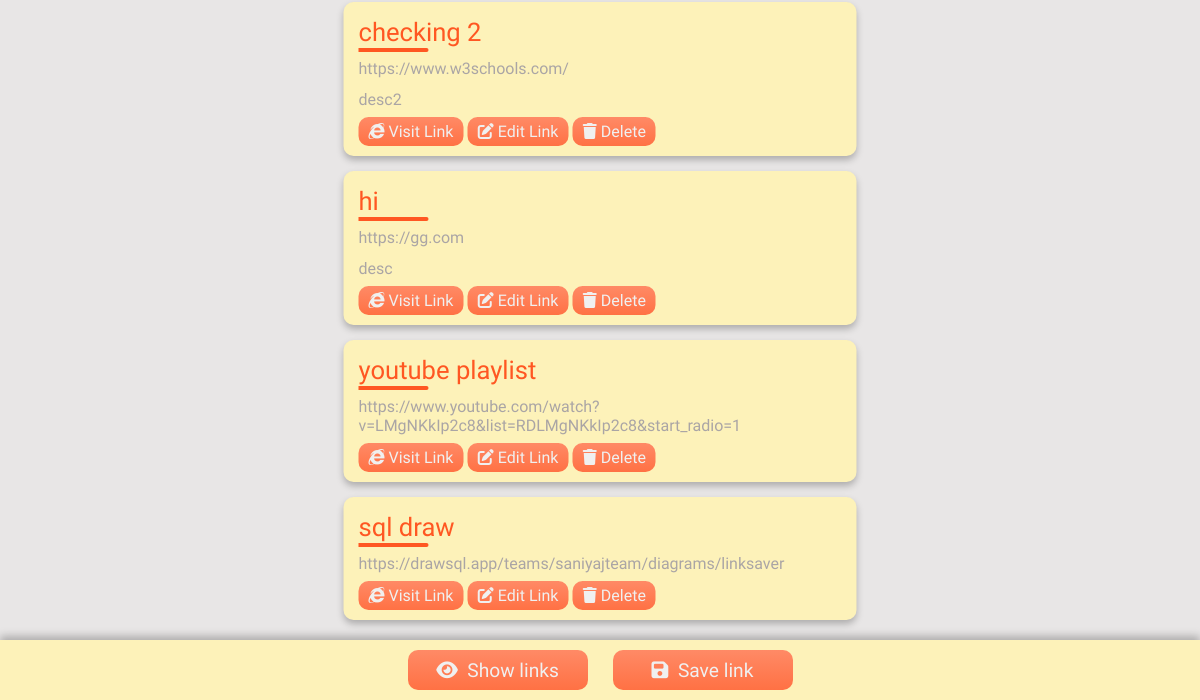
The page / (signed in, lower part) on the database as committed earlier.
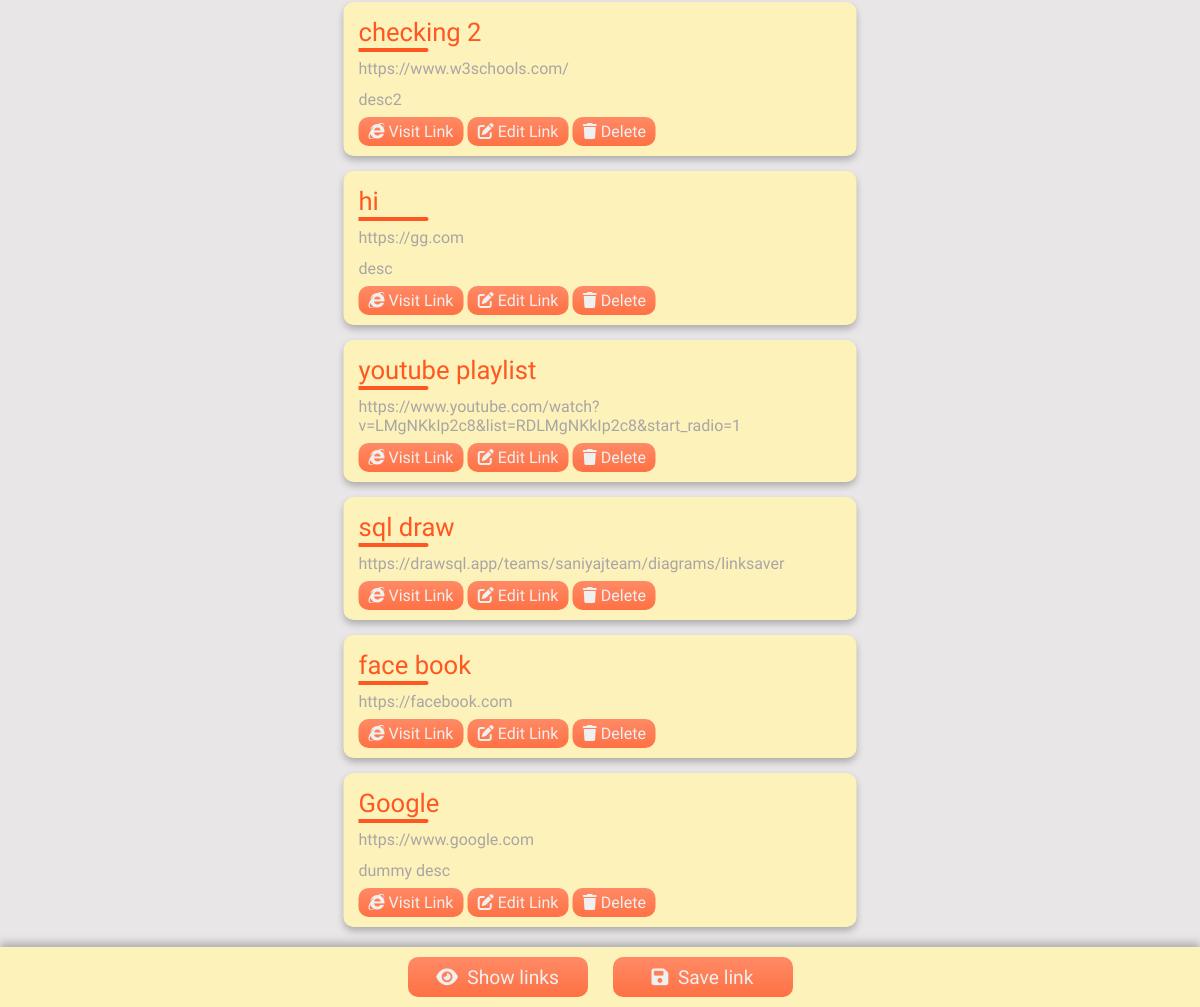
The same page on the database as committed later.
### linkapp/models.py (models this page shows)
class Linklist(models.Model):
    host=models.ForeignKey(User, on_delete=models.SET_NULL,null=True)
    title = models.CharField(max_length=200)
    desc = models.CharField(max_length=200, null = True)
    link = models.CharField(max_length=200)
    def __str__(self):
        return self.title

### linkapp/views.py (the view)
# urls.py: path('', views.home, name='home'),
@login_required(login_url='login')
def home(request):
    if request.method == "GET":
        q = request.GET.get('q')
        if q!= None and q != "":
            q_list = Linklist.objects.filter(Q(title__contains=q))
            print(q_list)
        else:
            q_list = Linklist.objects.filter(Q(title__contains="nothing_to_display_in_search_result"))
    links = Linklist.objects.all()
    context={'links':links, 'q_list':q_list}
    return render (request, 'linkapp/home.html', context)

### linkapp/templates/linkapp/home.html (shortened to what this page needs)
{% extends 'main.html' %}
{% block body %}
{% for link in links  %}
{% if request.user == link.host %}
<div class="linkContainer">
    <h2 class="linkTitle">{{link}}</h2>
    <h4 class="linkAddr">{{link.link}}</h4>
    <h4 class="linkAddr">{{link.desc}}</h4>
    <a href="{{link.link}}" target="_blank" class="btn btnContainer"><i class="fa-brands fa-internet-explorer"></i> Visit Link</a>
    <a href="{% url 'edit' link.id %}" class="btn btnContainer"><i class="fa-solid fa-pen-to-square"></i> Edit Link</a>
    <a href="{% url 'delete' link.id %}" class="btn btnContainer"><i class="fa-solid fa-trash"></i> Delete</a>
</div>
{% endif %}
{% endfor %}
</section>
{% endblock body %}

### templates/main.html (shortened to what this page needs)
{% load static %}
<!DOCTYPE html>
<html lang="en">
<head>
    <link rel="stylesheet" href="{% static 'styles/style.css' %}">
    <link rel="stylesheet" href="https://cdnjs.cloudflare.com/ajax/libs/font-awesome/6.2.0/css/all.min.css"
 />
</head>
<body>
    <section class="body">
            {% block body%}
            {% endblock body%}
    <footer class="footer">
        <div class="foot">
            <a href="/" class="btn"><i class="fa-solid fa-eye"></i>&nbsp; Show links</a>
            <a href="{% url 'createlink' %}" class="btn"><i class="fa-solid fa-floppy-disk"></i>&nbsp; Save link</a>
        </div>
    </footer>
</body>
</html>

### linkapp/static/styles/style.css (style rules this page uses)
:root { --mainYellow: #FDF2B9; --mainOrange: #FF5722; --mainGradient: linear-gradient(180deg, #FF8A66, #FF7144); --HoverGradient: linear-gradient(180deg, #FF7144, #FF8A66); --backgroundColor: #e8e6e6; --txtclr: #f0f0f0; --plccolor: #ff966f; --linkUrlColor: #aaa5a5; --lightOrange: #fd7442; --transparentOrange: rgba(254, 185, 159, 0.89); }
::placeholder { color: var(--plccolor) !important; background-color: transparent; font-weight: 500 !important; font-family: 'Inter', sans-serif !important; }
* { font-family: 'Inter', sans-serif; margin: 0; padding: 0; box-sizing: border-box; }
body { background: var(--backgroundColor); overflow-x: hidden; }
.body { min-height: 100vh; max-width: 50vw; min-width: 50vw; position: relative; padding: 65px 15px 65px 15px; top: 0; left: 50%; transform: translateX(-50%); }
.body h2 { font-size: 1.5rem; font-family: 'Salsa', cursive; color: var(--mainOrange); font-weight: 400; margin-bottom: 10px; }
.linkContainer { background-color: var(--mainYellow); padding: 15px 7px 15px 15px; width: 90%; left: 50%; transform: translateX(-50%); position: relative; border: none; border-radius: 10px; outline: none; box-shadow: 0px 4px 7px rgba(0, 0, 0, 0.25); overflow: hidden; margin-bottom: 15px; }
.linkContainer h2 { font-size: 1.6rem; font-family: 'Salsa', cursive; color: var(--mainOrange); font-weight: 400; margin-bottom: 12px; position: relative; }
.linkContainer h2::after { content: ""; width: 70px; height: 4px; border: none; border-radius: 0px 5px 5px 0px; position: absolute; background-color: var(--mainOrange); left: 0; bottom: -5px; }
.linkContainer h4 { font-size: 1rem; font-family: 'Salsa', cursive; color: var(--linkUrlColor); font-weight: 300; margin-bottom: 12px; }
.linkContainer .btnContainer { padding: 5px 10px; font-family: 'Cabin', sans-serif !important; text-decoration: none; max-width: 65px !important; min-width: 65px !important; }
.footer { background: var(--mainYellow); position: fixed; z-index: 1000; left: 0; bottom: 0; width: 100vw; min-height: 60px; max-height: 60px; display: flex; flex-wrap: nowrap; justify-content: center; align-items: center; box-shadow: 0px -4px 8px rgba(0, 0, 0, 0.25); margin: 0; padding: 0; }
.footer .foot { width: 50%; min-height: 60px; max-height: 60px; display: flex; justify-content: center; align-items: center; }
.btn { background: var(--mainGradient); color: var(--txtclr); border: none; outline: none; border-radius: 10px; cursor: pointer; transition: 0.5s ease-out; }
.footer .foot>.btn { width: 30%; height: 40px; font-size: 1.2rem; font-family: 'Cabin', sans-serif; font-weight: 400; text-decoration: none; justify-content: center; align-items: center; display: flex; }
.footer .foot>.btn:last-child { margin-left: 25px; }

Rows that differ between the two databases and show on the page:
added Linklist: title "face book", link "https://facebook.com"
added Linklist: title "Google", link "https://www.google.com", desc "dummy desc"
